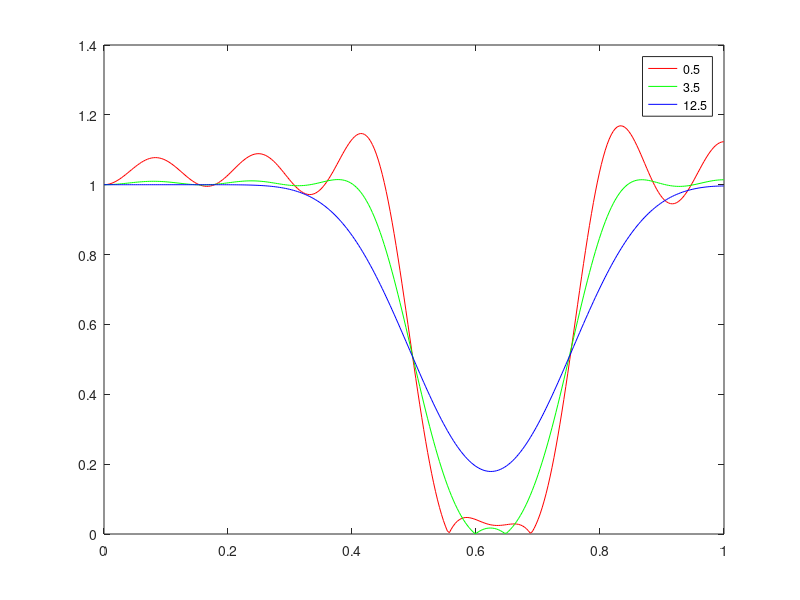
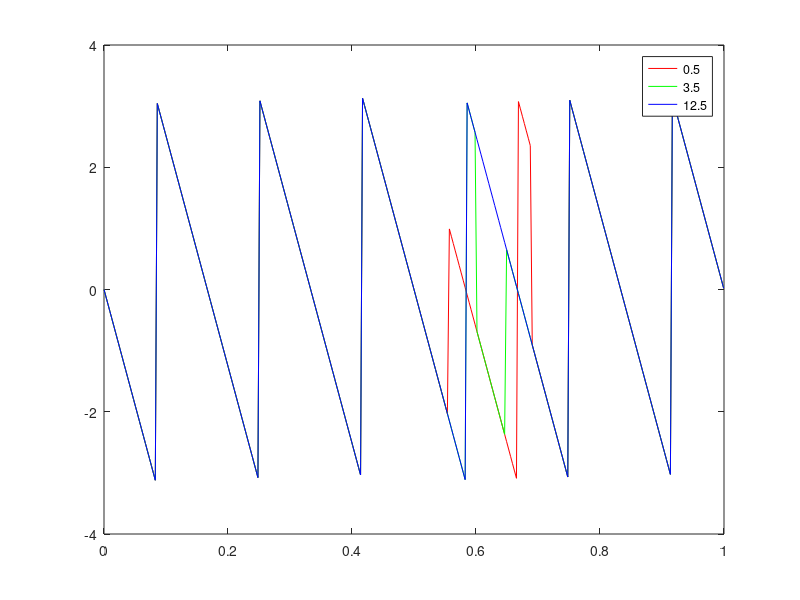

Write MATLAB code to recreate these figures, in order.
%band stop filter design using kaiser window 
clc
clear all
close all
wc=[0.5*pi,0.75*pi];
N=25;
a=fir1(N-1,wc/pi,'stop',kaiser(N,0.5));
a1=fir1(N-1,wc/pi,'stop',kaiser(N,3.5));
a2=fir1(N-1,wc/pi,'stop',kaiser(N,12.5));
w=0:0.01:pi;
h=freqz(a,1,w);
h1=freqz(a1,1,w);
h2=freqz(a2,1,w);
plot(w/pi,abs(h),'r')
hold on
plot(w/pi,abs(h1),'g')
hold on
plot(w/pi,abs(h2),'b')
legend('0.5','3.5','12.5')
figure
plot(w/pi,angle(h),'r')
hold on 
plot(w/pi,angle(h1),'g')
hold on
plot(w/pi,angle(h2),'b')
legend('0.5','3.5','12.5')